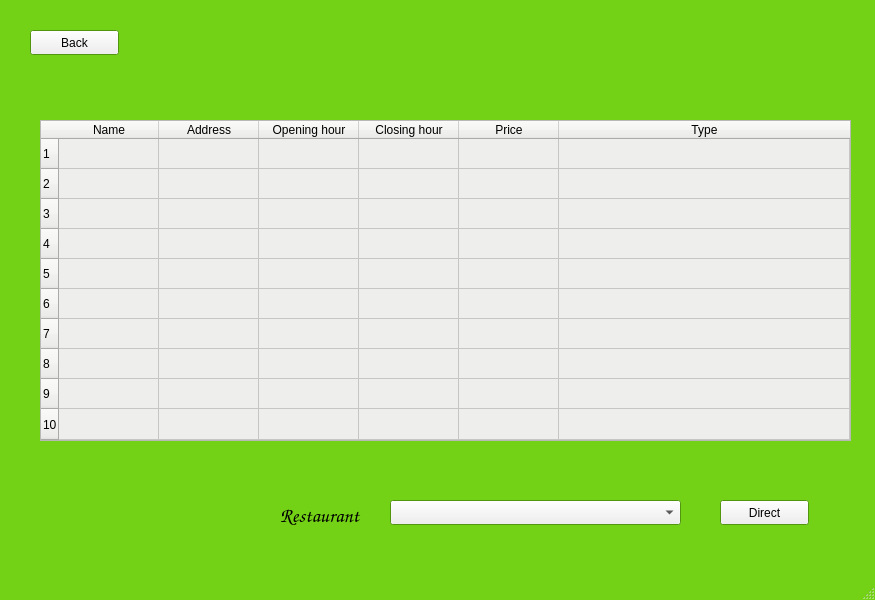
<?xml version="1.0" encoding="UTF-8"?>
<ui version="4.0">
 <class>MainWindow</class>
 <widget class="QMainWindow" name="MainWindow">
  <property name="geometry">
   <rect>
    <x>0</x>
    <y>0</y>
    <width>875</width>
    <height>600</height>
   </rect>
  </property>
  <property name="palette">
   <palette>
    <active>
     <colorrole role="Base">
      <brush brushstyle="SolidPattern">
       <color alpha="255">
        <red>255</red>
        <green>255</green>
        <blue>255</blue>
       </color>
      </brush>
     </colorrole>
     <colorrole role="Window">
      <brush brushstyle="SolidPattern">
       <color alpha="255">
        <red>115</red>
        <green>210</green>
        <blue>22</blue>
       </color>
      </brush>
     </colorrole>
    </active>
    <inactive>
     <colorrole role="Base">
      <brush brushstyle="SolidPattern">
       <color alpha="255">
        <red>255</red>
        <green>255</green>
        <blue>255</blue>
       </color>
      </brush>
     </colorrole>
     <colorrole role="Window">
      <brush brushstyle="SolidPattern">
       <color alpha="255">
        <red>115</red>
        <green>210</green>
        <blue>22</blue>
       </color>
      </brush>
     </colorrole>
    </inactive>
    <disabled>
     <colorrole role="Base">
      <brush brushstyle="SolidPattern">
       <color alpha="255">
        <red>115</red>
        <green>210</green>
        <blue>22</blue>
       </color>
      </brush>
     </colorrole>
     <colorrole role="Window">
      <brush brushstyle="SolidPattern">
       <color alpha="255">
        <red>115</red>
        <green>210</green>
        <blue>22</blue>
       </color>
      </brush>
     </colorrole>
    </disabled>
   </palette>
  </property>
  <property name="windowTitle">
   <string>MainWindow</string>
  </property>
  <widget class="QWidget" name="centralwidget">
   <widget class="QLabel" name="label">
    <property name="geometry">
     <rect>
      <x>0</x>
      <y>0</y>
      <width>881</width>
      <height>581</height>
     </rect>
    </property>
    <property name="palette">
     <palette>
      <active>
       <colorrole role="Base">
        <brush brushstyle="SolidPattern">
         <color alpha="255">
          <red>255</red>
          <green>255</green>
          <blue>255</blue>
         </color>
        </brush>
       </colorrole>
       <colorrole role="Window">
        <brush brushstyle="SolidPattern">
         <color alpha="255">
          <red>173</red>
          <green>127</green>
          <blue>168</blue>
         </color>
        </brush>
       </colorrole>
      </active>
      <inactive>
       <colorrole role="Base">
        <brush brushstyle="SolidPattern">
         <color alpha="255">
          <red>255</red>
          <green>255</green>
          <blue>255</blue>
         </color>
        </brush>
       </colorrole>
       <colorrole role="Window">
        <brush brushstyle="SolidPattern">
         <color alpha="255">
          <red>173</red>
          <green>127</green>
          <blue>168</blue>
         </color>
        </brush>
       </colorrole>
      </inactive>
      <disabled>
       <colorrole role="Base">
        <brush brushstyle="SolidPattern">
         <color alpha="255">
          <red>173</red>
          <green>127</green>
          <blue>168</blue>
         </color>
        </brush>
       </colorrole>
       <colorrole role="Window">
        <brush brushstyle="SolidPattern">
         <color alpha="255">
          <red>173</red>
          <green>127</green>
          <blue>168</blue>
         </color>
        </brush>
       </colorrole>
      </disabled>
     </palette>
    </property>
    <property name="text">
     <string/>
    </property>
    <property name="pixmap">
     <pixmap>../Images/sight1.jpg</pixmap>
    </property>
   </widget>
   <widget class="QComboBox" name="res">
    <property name="geometry">
     <rect>
      <x>390</x>
      <y>500</y>
      <width>291</width>
      <height>25</height>
     </rect>
    </property>
   </widget>
   <widget class="QLabel" name="label_3">
    <property name="geometry">
     <rect>
      <x>280</x>
      <y>500</y>
      <width>91</width>
      <height>31</height>
     </rect>
    </property>
    <property name="font">
     <font>
      <family>URW Chancery L</family>
      <pointsize>15</pointsize>
      <italic>true</italic>
     </font>
    </property>
    <property name="text">
     <string>Restaurant</string>
    </property>
   </widget>
   <widget class="QPushButton" name="direct">
    <property name="geometry">
     <rect>
      <x>720</x>
      <y>500</y>
      <width>89</width>
      <height>25</height>
     </rect>
    </property>
    <property name="text">
     <string>Direct</string>
    </property>
   </widget>
   <widget class="QPushButton" name="back">
    <property name="geometry">
     <rect>
      <x>30</x>
      <y>30</y>
      <width>89</width>
      <height>25</height>
     </rect>
    </property>
    <property name="text">
     <string>Back</string>
    </property>
   </widget>
   <widget class="QTableWidget" name="result">
    <property name="geometry">
     <rect>
      <x>40</x>
      <y>120</y>
      <width>811</width>
      <height>321</height>
     </rect>
    </property>
    <property name="tabletTracking">
     <bool>false</bool>
    </property>
    <property name="autoFillBackground">
     <bool>false</bool>
    </property>
    <property name="styleSheet">
     <string notr="true">background-color: rgb(238, 238, 236);</string>
    </property>
    <property name="sizeAdjustPolicy">
     <enum>QAbstractScrollArea::AdjustToContents</enum>
    </property>
    <property name="autoScroll">
     <bool>true</bool>
    </property>
    <property name="alternatingRowColors">
     <bool>false</bool>
    </property>
    <property name="iconSize">
     <size>
      <width>0</width>
      <height>0</height>
     </size>
    </property>
    <property name="rowCount">
     <number>10</number>
    </property>
    <property name="columnCount">
     <number>6</number>
    </property>
    <attribute name="horizontalHeaderVisible">
     <bool>true</bool>
    </attribute>
    <attribute name="horizontalHeaderCascadingSectionResizes">
     <bool>false</bool>
    </attribute>
    <attribute name="horizontalHeaderHighlightSections">
     <bool>true</bool>
    </attribute>
    <attribute name="horizontalHeaderShowSortIndicator" stdset="0">
     <bool>false</bool>
    </attribute>
    <attribute name="horizontalHeaderStretchLastSection">
     <bool>true</bool>
    </attribute>
    <attribute name="verticalHeaderCascadingSectionResizes">
     <bool>false</bool>
    </attribute>
    <attribute name="verticalHeaderMinimumSectionSize">
     <number>21</number>
    </attribute>
    <attribute name="verticalHeaderShowSortIndicator" stdset="0">
     <bool>false</bool>
    </attribute>
    <attribute name="verticalHeaderStretchLastSection">
     <bool>true</bool>
    </attribute>
    <row/>
    <row/>
    <row/>
    <row/>
    <row/>
    <row/>
    <row/>
    <row/>
    <row/>
    <row/>
    <column>
     <property name="text">
      <string>Name</string>
     </property>
    </column>
    <column>
     <property name="text">
      <string>Address</string>
     </property>
    </column>
    <column>
     <property name="text">
      <string>Opening hour</string>
     </property>
    </column>
    <column>
     <property name="text">
      <string>Closing hour</string>
     </property>
    </column>
    <column>
     <property name="text">
      <string>Price</string>
     </property>
    </column>
    <column>
     <property name="text">
      <string>Type</string>
     </property>
    </column>
   </widget>
  </widget>
  <widget class="QStatusBar" name="statusbar"/>
 </widget>
 <resources/>
 <connections/>
</ui>
